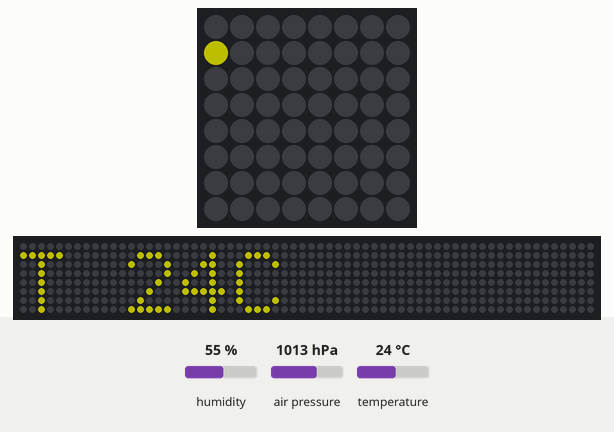
Recording of a program running on a simulated Raspberry Pi (BCM pin numbers) with a Sense HAT. Shown: the Sense HAT's 8×8 RGB LED matrix, a strip that is not on the board, showing the scrolling text unrolled. The inputs (shaded band) are chosen by the test bench; at power-on: humidity 55 %, air pressure 1013 hPa, temperature 24 °C. Dim RGB values are drawn brighter than linear; random numbers come from a fixed seed; the 64×8 strip is a reading aid, not a part: it shows the text the matrix is scrolling, unrolled, one strip-width of it at a time.

Above: at 1.28 s.
1.3 s: humidity set to 22 %
At 11.74 s:
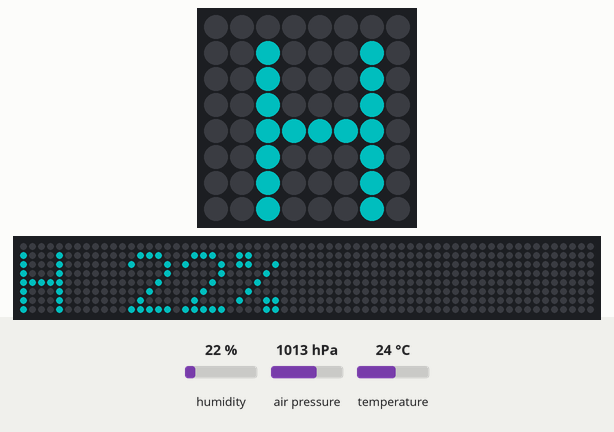
13.2 s: air pressure set to 952 hPa
At 21.39 s:
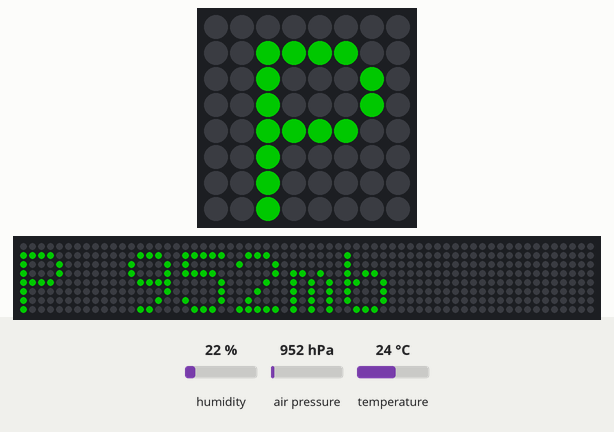
25.1 s: temperature set to 12 °C
At 35.18 s:
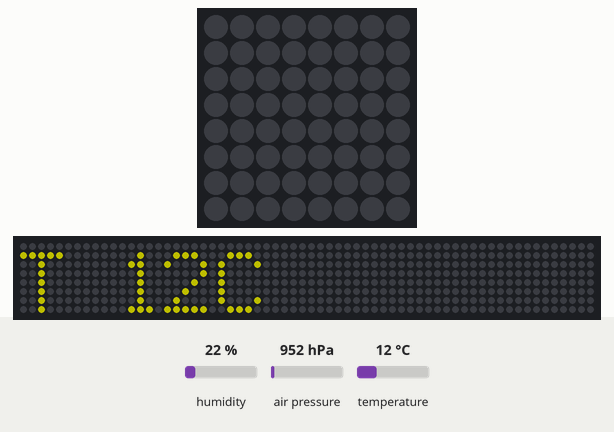
37.0 s: humidity set to 40 %
At 46.04 s:
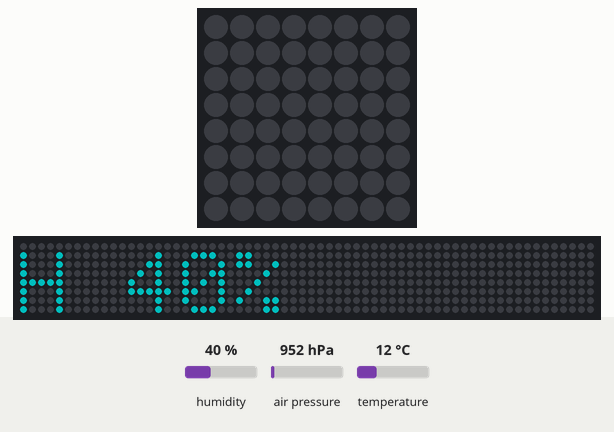

The program:

Air_Data.py
```python
#!/usr/bin/env python3
########################################################x
# Air Data Displaying Program

# from _sense_hat_ANSI import SenseHat
try :
    from sense_hat import SenseHat
except :
    try :
        from sense_emu import SenseHat
    except :
        from _sense_hat_ANSI import SenseHat
s=SenseHat()
from time import sleep

while True :
    s.show_message("T "+str(round(s.get_temperature()))+"C", text_colour=(80,80,0) )
    sleep(1)
    s.show_message("P "+str(round(s.get_pressure()))+"mb", text_colour=(0,100,0) )
    sleep(1)
    s.show_message("H "+str(round(s.get_humidity()))+"%", text_colour=(0,80,80) )
    sleep(1)
```
